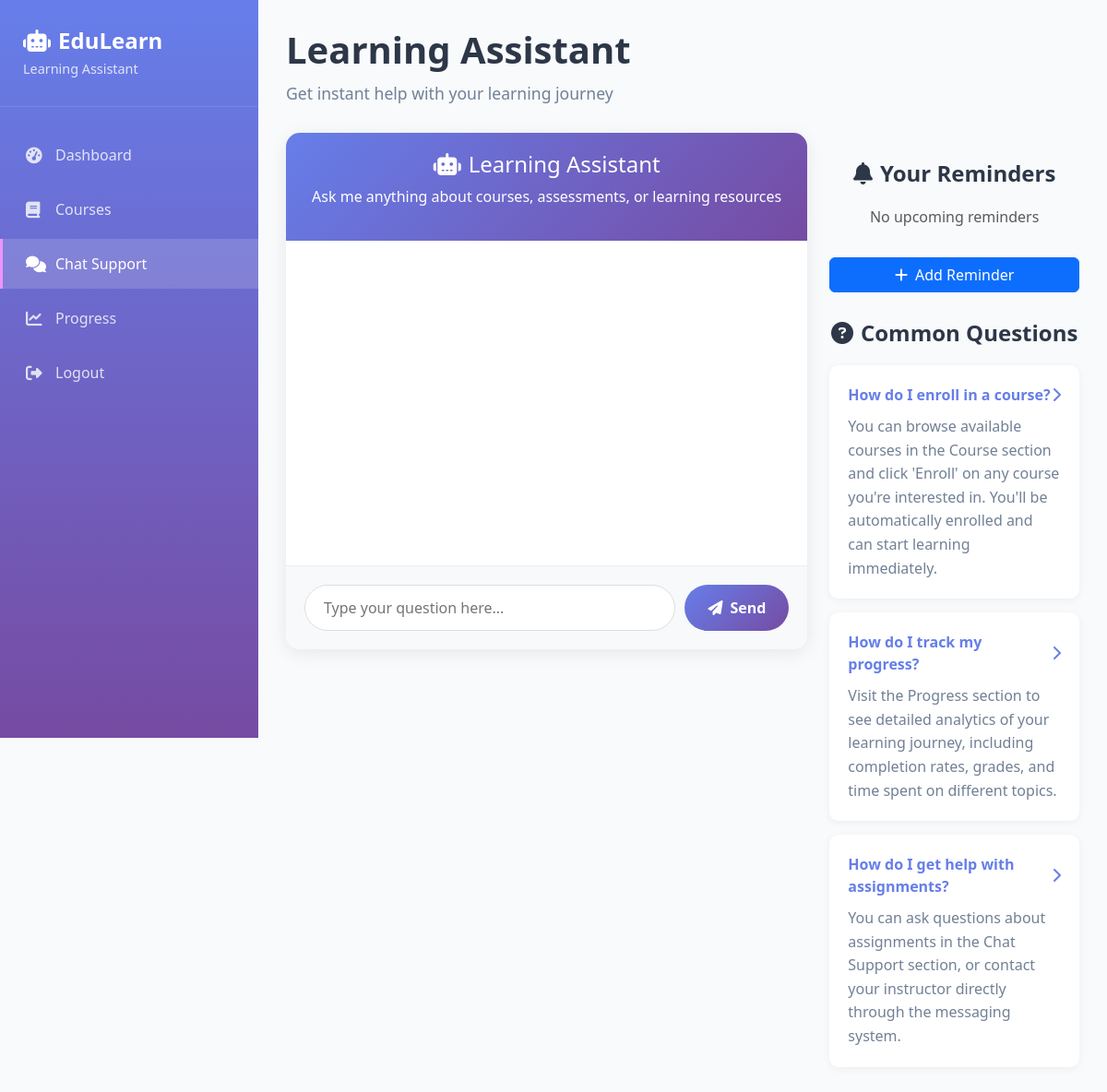
The app's page /chatbot/chat (signed in) with its own data.
### chatbot_models.py (models this page shows, shortened)
class FAQ(db.Model):
    __tablename__ = 'faqs'
    id = db.Column(db.Integer, primary_key=True)
    question = db.Column(db.String(500), nullable=False)
    answer = db.Column(db.Text, nullable=False)
    category = db.Column(db.String(100), nullable=True)
    created_at = db.Column(db.DateTime, default=datetime.utcnow)
    is_active = db.Column(db.Boolean, default=True)

### chatbot_routes.py (the view)
@chatbot_bp.route('/chat')
@login_required
def chat():
    recent_messages = ChatMessage.query.filter_by(user_id=current_user.id)\
        .order_by(ChatMessage.timestamp.desc())\
        .limit(20)\
        .all()
    faqs = FAQ.query.filter_by(is_active=True).all()
    return render_template('chatbot/chat.html',
                          user=current_user,
                          messages=reversed(recent_messages),
                          faqs=faqs)

### templates/chatbot/chat.html (shortened to what this page needs)
<!DOCTYPE html>
<html lang="en">
<head>
    <link href="https://cdn.jsdelivr.net/npm/bootstrap@5.3.0/dist/css/bootstrap.min.css" rel="stylesheet">
    <link href="https://cdnjs.cloudflare.com/ajax/libs/font-awesome/6.4.0/css/all.min.css" rel="stylesheet">
</head>
<body>
    <div class="chat-container">
        <div class="sidebar">
            <div class="sidebar-header">
                <h3><i class="fas fa-robot me-2"></i>EduLearn</h3>
                <p>Learning Assistant</p>
            </div>
            <nav class="sidebar-nav">
                <div class="nav-item">
                    <a href="/student-dashboard" class="nav-link">
                        <i class="fas fa-tachometer-alt"></i>
                        Dashboard
                    </a>
                </div>
                <div class="nav-item">
                    <a href="/content/courses" class="nav-link">
                        <i class="fas fa-book"></i>
                        Courses
                    </a>
                </div>
                <div class="nav-item">
                    <a href="/chatbot/chat" class="nav-link active">
                        <i class="fas fa-comments"></i>
                        Chat Support
                    </a>
                </div>
                <div class="nav-item">
                    <a href="/progress/dashboard" class="nav-link">
                        <i class="fas fa-chart-line"></i>
                        Progress
                    </a>
                </div>
                <div class="nav-item">
                    <a href="/auth/logout" class="nav-link">
                        <i class="fas fa-sign-out-alt"></i>
                        Logout
                    </a>
                </div>
            </nav>
        </div>
        <div class="main-content">
            <div class="page-header">
                <h1 class="page-title">Learning Assistant</h1>
                <p class="page-subtitle">Get instant help with your learning journey</p>
            </div>
            <div class="row">
                <div class="col-lg-8">
                    <div class="chat-window">
                        <div class="chat-header">
                            <h4><i class="fas fa-robot me-2"></i>Learning Assistant</h4>
                            <p>Ask me anything about courses, assessments, or learning resources</p>
                        </div>
                        <div class="chat-messages" id="chatMessages">
                        </div>
                        <div class="chat-input">
                            <input type="text" id="messageInput" placeholder="Type your question here...">
                            <button id="sendButton"><i class="fas fa-paper-plane me-2"></i>Send</button>
                        </div>
                    </div>
                </div>
                <div class="col-lg-4">
                    <div class="reminders-section">
                        <h3 class="faq-header"><i class="fas fa-bell me-2"></i>Your Reminders</h3>
                        <div id="remindersList">
                        </div>
                        <button class="btn btn-primary w-100 mt-3" data-bs-toggle="modal" data-bs-target="#reminderModal">
                            <i class="fas fa-plus me-2"></i>Add Reminder
                        </button>
                    </div>
                    <div class="faq-section">
                        <h3 class="faq-header"><i class="fas fa-question-circle me-2"></i>Common Questions</h3>
                        {% for faq in faqs %}
                            <div class="faq-item" onclick="useFAQ('{{ faq.question }}')">
                                <div class="faq-question">
                                    {{ faq.question }}
                                    <i class="fas fa-chevron-right"></i>
                                </div>
                                <div class="faq-answer">{{ faq.answer }}</div>
                            </div>
                        {% endfor %}
                    </div>
                </div>
            </div>
        </div>
    </div>
</body>
</html>

### templates/chatbot/chat.html (style rules this page uses)
:root { --primary-color: #667eea; --secondary-color: #764ba2; --accent-color: #f093fb; --success-color: #4facfe; --warning-color: #43e97b; --danger-color: #ff6b6b; --text-dark: #2d3748; --text-light: #718096; --bg-light: #f8fafc; --sidebar-width: 280px; }
body { font-family: 'Segoe UI', Tahoma, Geneva, Verdana, sans-serif; background: var(--bg-light); margin: 0; padding: 0; }
.chat-container { display: flex; min-height: 100vh; }
.sidebar { width: var(--sidebar-width); background: linear-gradient(180deg, var(--primary-color) 0%, var(--secondary-color) 100%); color: white; position: fixed; height: 100vh; overflow-y: auto; z-index: 1000; transition: all 0.3s ease; }
.sidebar-header { padding: 30px 25px; border-bottom: 1px solid rgba(255, 255, 255, 0.1); }
.sidebar-header h3 { margin: 0; font-weight: 700; font-size: 1.5rem; }
.sidebar-header p { margin: 5px 0 0 0; opacity: 0.8; font-size: 0.9rem; }
.sidebar-nav { padding: 20px 0; }
.nav-item { margin: 5px 0; }
.nav-link { display: flex; align-items: center; padding: 15px 25px; color: rgba(255, 255, 255, 0.8); text-decoration: none; transition: all 0.3s ease; border-left: 3px solid transparent; }
.nav-link.active { background: rgba(255, 255, 255, 0.15); color: white; border-left-color: var(--accent-color); }
.nav-link i { width: 20px; margin-right: 12px; font-size: 1.1rem; }
.main-content { flex: 1; margin-left: var(--sidebar-width); padding: 30px; transition: all 0.3s ease; }
.page-header { margin-bottom: 30px; }
.page-title { font-size: 2.5rem; font-weight: 700; color: var(--text-dark); margin-bottom: 10px; }
.page-subtitle { color: var(--text-light); font-size: 1.1rem; }
.chat-window { display: flex; flex-direction: column; height: 70vh; background: white; border-radius: 15px; box-shadow: 0 4px 20px rgba(0, 0, 0, 0.08); overflow: hidden; }
.chat-header { background: linear-gradient(135deg, var(--primary-color) 0%, var(--secondary-color) 100%); color: white; padding: 20px; text-align: center; }
.chat-messages { flex: 1; padding: 20px; overflow-y: auto; display: flex; flex-direction: column; }
.chat-input { display: flex; padding: 20px; background: #f8f9fa; border-top: 1px solid #eee; }
.chat-input input { flex: 1; padding: 12px 20px; border: 1px solid #ddd; border-radius: 25px; outline: none; font-size: 1rem; }
.chat-input button { background: linear-gradient(135deg, var(--primary-color) 0%, var(--secondary-color) 100%); color: white; border: none; border-radius: 25px; padding: 12px 25px; margin-left: 10px; cursor: pointer; font-weight: 600; transition: all 0.3s ease; }
.faq-section { margin-top: 30px; }
.faq-header { font-size: 1.5rem; font-weight: 700; color: var(--text-dark); margin-bottom: 20px; text-align: center; }
.faq-item { background: white; border-radius: 10px; padding: 20px; margin-bottom: 15px; box-shadow: 0 2px 10px rgba(0, 0, 0, 0.05); cursor: pointer; transition: all 0.3s ease; }
.faq-question { font-weight: 600; color: var(--primary-color); margin-bottom: 10px; display: flex; justify-content: space-between; align-items: center; }
.faq-answer { color: var(--text-light); line-height: 1.6; }
.reminders-section { margin-top: 30px; }

### records on screen
FAQ: question "How do I enroll in a course?", answer "You can browse available courses in the Course section and click 'Enroll' on any course you're interested in. You'll be automatically enrolled and can start learning immediately."
FAQ: question "How do I track my progress?", answer "Visit the Progress section to see detailed analytics of your learning journey, including completion rates, grades, and time spent on different topics."
FAQ: question "How do I get help with assignments?", answer "You can ask questions about assignments in the Chat Support section, or contact your instructor directly through the messaging system."
